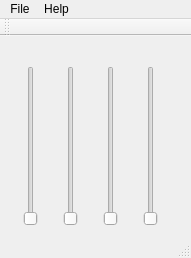
<?xml version="1.0" encoding="UTF-8"?>
<ui version="4.0">
 <class>MainWindow</class>
 <widget class="QMainWindow" name="MainWindow">
  <property name="geometry">
   <rect>
    <x>0</x>
    <y>0</y>
    <width>191</width>
    <height>258</height>
   </rect>
  </property>
  <property name="windowTitle">
   <string>MainWindow</string>
  </property>
  <widget class="QWidget" name="centralWidget">
   <widget class="QSlider" name="slider0">
    <property name="geometry">
     <rect>
      <x>20</x>
      <y>30</y>
      <width>22</width>
      <height>160</height>
     </rect>
    </property>
    <property name="maximum">
     <number>127</number>
    </property>
    <property name="orientation">
     <enum>Qt::Vertical</enum>
    </property>
   </widget>
   <widget class="QSlider" name="slider1">
    <property name="geometry">
     <rect>
      <x>60</x>
      <y>30</y>
      <width>22</width>
      <height>160</height>
     </rect>
    </property>
    <property name="maximum">
     <number>127</number>
    </property>
    <property name="orientation">
     <enum>Qt::Vertical</enum>
    </property>
   </widget>
   <widget class="QSlider" name="slider2">
    <property name="geometry">
     <rect>
      <x>100</x>
      <y>30</y>
      <width>22</width>
      <height>160</height>
     </rect>
    </property>
    <property name="maximum">
     <number>127</number>
    </property>
    <property name="orientation">
     <enum>Qt::Vertical</enum>
    </property>
   </widget>
   <widget class="QSlider" name="slider3">
    <property name="geometry">
     <rect>
      <x>140</x>
      <y>30</y>
      <width>22</width>
      <height>160</height>
     </rect>
    </property>
    <property name="maximum">
     <number>127</number>
    </property>
    <property name="orientation">
     <enum>Qt::Vertical</enum>
    </property>
   </widget>
  </widget>
  <widget class="QMenuBar" name="menuBar">
   <property name="geometry">
    <rect>
     <x>0</x>
     <y>0</y>
     <width>191</width>
     <height>21</height>
    </rect>
   </property>
   <widget class="QMenu" name="menuFile">
    <property name="title">
     <string>File</string>
    </property>
   </widget>
   <widget class="QMenu" name="menuHelp">
    <property name="title">
     <string>Help</string>
    </property>
    <addaction name="actionAbout"/>
   </widget>
   <addaction name="menuFile"/>
   <addaction name="menuHelp"/>
  </widget>
  <widget class="QToolBar" name="mainToolBar">
   <attribute name="toolBarArea">
    <enum>TopToolBarArea</enum>
   </attribute>
   <attribute name="toolBarBreak">
    <bool>false</bool>
   </attribute>
  </widget>
  <widget class="QStatusBar" name="statusBar"/>
  <action name="actionAbout">
   <property name="text">
    <string>About</string>
   </property>
  </action>
 </widget>
 <layoutdefault spacing="6" margin="11"/>
 <resources/>
 <connections/>
</ui>
